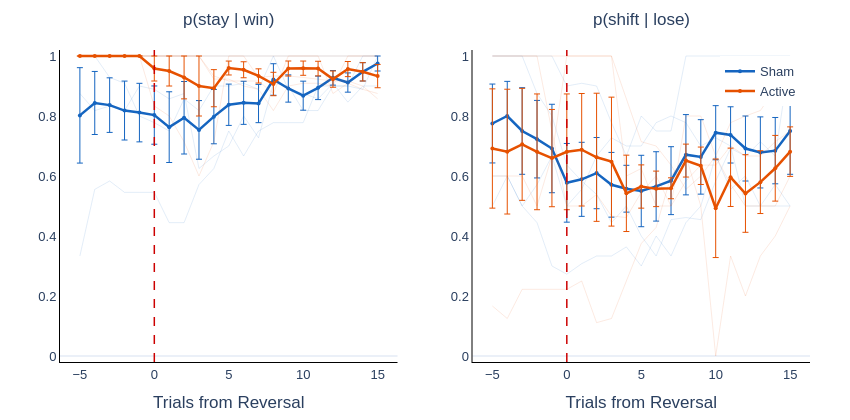

Notebook cell for this chart:
### Markdown cell above
### 6d. Reversal-Locked WSLS

Win-stay and lose-shift rates computed in sliding windows around contingency reversals. Shows whether strategy adaptation precedes, coincides with, or lags reversal detection.

### Code cell
# =============================================================================
# 6d. Reversal-Locked WSLS (sliding window)
# =============================================================================

import plotly.graph_objects as go
from plotly.subplots import make_subplots

window_half = 2  # half-width of sliding window (total window = 2*half + 1 = 5 trials)

rev_wsls_data = data[
    data['in_rev_window'] &
    data['valid_wsls'] &
    data['trial_from_rev'].notna()
].copy()

# ---- Compute WSLS in sliding windows around reversals ----
positions = np.arange(-5, 16)
records = []

for (sub_id, cond), group in rev_wsls_data.groupby(['subject_id', 'condition']):
    for center in positions:
        window = group[
            (group['trial_from_rev'] >= center - window_half) &
            (group['trial_from_rev'] <= center + window_half)
        ]
        win_trials = window[window['prev_reward'] == True]
        lose_trials = window[window['prev_reward'] == False]

        records.append({
            'subject_id': sub_id,
            'condition': cond,
            'trial_from_rev': center,
            'p_stay_win': win_trials['stay'].mean() if len(win_trials) >= 2 else np.nan,
            'p_shift_lose': lose_trials['shift'].mean() if len(lose_trials) >= 2 else np.nan,
            'n_win': len(win_trials),
            'n_lose': len(lose_trials),
        })

rev_wsls = pd.DataFrame(records)

# ---- Plot: active vs sham, side-by-side panels ----
plot_conditions = ['sham', 'active']
colors = {'sham': '#1565C0', 'active': '#E65100'}

fig = make_subplots(rows=1, cols=2,
                    subplot_titles=[r'p(stay | win)', r'p(shift | lose)'])

for col, param in enumerate(['p_stay_win', 'p_shift_lose'], start=1):
    for cond in plot_conditions:
        cond_data = rev_wsls[rev_wsls['condition'] == cond]

        # Individual subject lines (faint)
        for sub_id in cond_data['subject_id'].unique():
            sub = cond_data[cond_data['subject_id'] == sub_id].sort_values('trial_from_rev')
            fig.add_trace(go.Scatter(
                x=sub['trial_from_rev'], y=sub[param],
                mode='lines', line=dict(color=colors[cond], width=0.8),
                opacity=0.15, showlegend=False,
                text=f'sub-{sub_id} ({cond})', hoverinfo='text+y',
            ), row=1, col=col)

        # Group mean
        group_mean = (cond_data.groupby('trial_from_rev')[param]
                      .agg(['mean', 'sem']).reset_index())
        show_legend = (col == 1)  # legend only on first panel
        fig.add_trace(go.Scatter(
            x=group_mean['trial_from_rev'], y=group_mean['mean'],
            mode='lines+markers',
            line=dict(color=colors[cond], width=2.5),
            marker=dict(size=4, color=colors[cond]),
            name=cond.capitalize(), showlegend=show_legend,
            error_y=dict(type='data', array=group_mean['sem'], visible=True,
                         color=colors[cond], thickness=1, width=3),
            hovertemplate='Trial %{x}: %{y:.3f}<extra>' + cond.capitalize() + '</extra>',
        ), row=1, col=col)

    # Reversal line
    fig.add_vline(x=0, line=dict(color='#CC0000', width=1.5, dash='dash'),
                  row=1, col=col)

    fig.update_yaxes(range=[-0.02, 1.02], row=1, col=col)

# ---- Layout ----
fig.update_layout(
    height=420, width=850,
    template='plotly_white',
    margin=dict(l=60, r=40, t=50, b=50),
    font=dict(family='Arial', size=14),
    legend=dict(x=0.88, y=0.98, font=dict(size=13)),
)

# Subplot title styling
for ann in fig.layout.annotations:
    if ann.text in [r'p(stay | win)', r'p(shift | lose)']:
        ann.update(font_size=17, y=1.06)

# Axis styling
fig.update_xaxes(showgrid=False, zeroline=False,
                 showline=True, linewidth=1, linecolor='black',
                 tickfont=dict(size=13), title_text='Trials from Reversal')
fig.update_yaxes(showgrid=False,
                 showline=True, linewidth=1, linecolor='black',
                 tickfont=dict(size=13))

fig.show(config=dict(toImageButtonOptions=dict(filename='reversal_locked_wsls')))

### Figure 1 — Plotly figure (JSON) as saved in the notebook; plotly's stock layout.template omitted (floating-point values rounded to 4 significant figures)
{"data": [{"hoverinfo": "text+y", "line": {"color": "#1565C0", "width": 0.8}, "mode": "lines", "opacity": 0.15, "showlegend": false, "text": "sub-10656 (sham)", "type": "scatter", "x": [-5, -4, -3, -2, -1, 0, 1, 2, 3, 4, 5, 6, 7, 8, 9, 10, 11, 12, 13, 14, 15], "xaxis": "x", "y": [1, 1, 1, 1, 1, 1, 1, 1, 1, 1, 1, 1, 1, 1, 1, 1, 1, 1, 1, 1, 1], "yaxis": "y"}, {"hoverinfo": "text+y", "line": {"color": "#1565C0", "width": 0.8}, "mode": "lines", "opacity": 0.15, "showlegend": false, "text": "sub-10886 (sham)", "type": "scatter", "x": [-5, -4, -3, -2, -1, 0, 1, 2, 3, 4, 5, 6, 7, 8, 9, 10, 11, 12, 13, 14, 15], "xaxis": "x", "y": [0.875, 0.8182, 0.8333, 0.8182, 0.9, 0.8889, 0.8571, 0.875, 0.625, 0.6667, 0.7, 0.8, 0.7273, 0.9091, 0.9, 0.8182, 0.8182, 0.9, 0.9, 0.8889, 1], "yaxis": "y"}, {"hoverinfo": "text+y", "line": {"color": "#1565C0", "width": 0.8}, "mode": "lines", "opacity": 0.15, "showlegend": false, "text": "sub-10998 (sham)", "type": "scatter", "x": [-5, -4, -3, -2, -1, 0, 1, 2, 3, 4, 5, 6, 7, 8, 9, 10, 11, 12, 13, 14, 15], "xaxis": "x", "y": [0.3333, 0.5556, 0.5833, 0.5455, 0.5455, 0.5455, 0.4444, 0.4444, 0.5714, 0.625, 0.75, 0.6667, 0.75, 0.7778, 0.7778, 0.7778, 0.9, 0.9, 0.9, 1, 1], "yaxis": "y"}, {"hoverinfo": "text+y", "line": {"color": "#1565C0", "width": 0.8}, "mode": "lines", "opacity": 0.15, "showlegend": false, "text": "sub-11773 (sham)", "type": "scatter", "x": [-5, -4, -3, -2, -1, 0, 1, 2, 3, 4, 5, 6, 7, 8, 9, 10, 11, 12, 13, 14, 15], "xaxis": "x", "y": [1, 1, 0.9286, 0.9091, 0.8, 0.7778, 0.75, 0.8571, 0.8182, 0.9, 0.9, 0.9091, 0.8889, 1, 0.8889, 0.875, 0.8571, 0.9091, 0.8462, 0.9, 0.9], "yaxis": "y"}, {"error_y": {"array": [0.159, 0.1051, 0.09097, 0.09819, 0.09759, 0.0971, 0.1179, 0.1208, 0.09773, 0.09055, 0.06884, 0.07185, 0.06376, 0.05255, 0.04545, 0.04839, 0.03914, 0.02434, 0.0321, 0.03056, 0.025], "color": "#1565C0", "thickness": 1, "type": "data", "visible": true, "width": 3}, "hovertemplate": "Trial %{x}: %{y:.3f}<extra>Sham</extra>", "line": {"color": "#1565C0", "width": 2.5}, "marker": {"color": "#1565C0", "size": 4}, "mode": "lines+markers", "name": "Sham", "showlegend": true, "type": "scatter", "x": [-5, -4, -3, -2, -1, 0, 1, 2, 3, 4, 5, 6, 7, 8, 9, 10, 11, 12, 13, 14, 15], "xaxis": "x", "y": [0.8021, 0.8434, 0.8363, 0.8182, 0.8114, 0.803, 0.7629, 0.7941, 0.7537, 0.7979, 0.8375, 0.8439, 0.8415, 0.9217, 0.8917, 0.8677, 0.8938, 0.9273, 0.9115, 0.9472, 0.975], "yaxis": "y"}, {"hoverinfo": "text+y", "line": {"color": "#E65100", "width": 0.8}, "mode": "lines", "opacity": 0.15, "showlegend": false, "text": "sub-10656 (active)", "type": "scatter", "x": [-5, -4, -3, -2, -1, 0, 1, 2, 3, 4, 5, 6, 7, 8, 9, 10, 11, 12, 13, 14, 15], "xaxis": "x", "y": [1, 1, 1, 1, 1, 1, 1, 1, 1, 0.9231, 0.9231, 0.9, 0.8889, 0.8182, 0.9, 0.9091, 0.9091, 0.9, 1, 1, 1], "yaxis": "y"}, {"hoverinfo": "text+y", "line": {"color": "#E65100", "width": 0.8}, "mode": "lines", "opacity": 0.15, "showlegend": false, "text": "sub-10886 (active)", "type": "scatter", "x": [-5, -4, -3, -2, -1, 0, 1, 2, 3, 4, 5, 6, 7, 8, 9, 10, 11, 12, 13, 14, 15], "xaxis": "x", "y": [1, 1, 1, 1, 1, 1, 1, 1, 1, 0.9333, 0.9167, 0.9167, 0.9167, 0.875, 1, 1, 1, 0.875, 0.9091, 0.8889, 0.875], "yaxis": "y"}, {"hoverinfo": "text+y", "line": {"color": "#E65100", "width": 0.8}, "mode": "lines", "opacity": 0.15, "showlegend": false, "text": "sub-10998 (active)", "type": "scatter", "x": [-5, -4, -3, -2, -1, 0, 1, 2, 3, 4, 5, 6, 7, 8, 9, 10, 11, 12, 13, 14, 15], "xaxis": "x", "y": [1, 1, 1, 1, 1, 0.8333, 0.8, 0.7143, 0.6, 0.7143, 1, 1, 0.9286, 0.9333, 0.9333, 0.9286, 0.9231, 0.9167, 0.9167, 0.9, 0.8571], "yaxis": "y"}, {"hoverinfo": "text+y", "line": {"color": "#E65100", "width": 0.8}, "mode": "lines", "opacity": 0.15, "showlegend": false, "text": "sub-11773 (active)", "type": "scatter", "x": [-5, -4, -3, -2, -1, 0, 1, 2, 3, 4, 5, 6, 7, 8, 9, 10, 11, 12, 13, 14, 15], "xaxis": "x", "y": [1, 1, 1, 1, 1, 1, 1, 1, 1, 1, 1, 1, 1, 1, 1, 1, 1, 1, 1, 1, 1], "yaxis": "y"}, {"error_y": {"array": [0, 0, 0, 0, 0, 0.04167, 0.05, 0.07143, 0.1, 0.06186, 0.02317, 0.02668, 0.02366, 0.039, 0.025, 0.02377, 0.02439, 0.02708, 0.0252, 0.03056, 0.03883], "color": "#E65100", "thickness": 1, "type": "data", "visible": true, "width": 3}, "hovertemplate": "Trial %{x}: %{y:.3f}<extra>Active</extra>", "line": {"color": "#E65100", "width": 2.5}, "marker": {"color": "#E65100", "size": 4}, "mode": "lines+markers", "name": "Active", "showlegend": true, "type": "scatter", "x": [-5, -4, -3, -2, -1, 0, 1, 2, 3, 4, 5, 6, 7, 8, 9, 10, 11, 12, 13, 14, 15], "xaxis": "x", "y": [1, 1, 1, 1, 1, 0.9583, 0.95, 0.9286, 0.9, 0.8927, 0.9599, 0.9542, 0.9335, 0.9066, 0.9583, 0.9594, 0.958, 0.9229, 0.9564, 0.9472, 0.933], "yaxis": "y"}, {"hoverinfo": "text+y", "line": {"color": "#1565C0", "width": 0.8}, "mode": "lines", "opacity": 0.15, "showlegend": false, "text": "sub-10656 (sham)", "type": "scatter", "x": [-5, -4, -3, -2, -1, 0, 1, 2, 3, 4, 5, 6, 7, 8, 9, 10, 11, 12, 13, 14, 15], "xaxis": "x2", "y": [1, 1, 1, 1, 1, 0.9, 0.9091, 0.9, 0.7778, 0.6667, 0.8, 0.75, 0.75, 1, 1, 1, 1, 1, 1, 1, 1], "yaxis": "y2"}, {"hoverinfo": "text+y", "line": {"color": "#1565C0", "width": 0.8}, "mode": "lines", "opacity": 0.15, "showlegend": false, "text": "sub-10886 (sham)", "type": "scatter", "x": [-5, -4, -3, -2, -1, 0, 1, 2, 3, 4, 5, 6, 7, 8, 9, 10, 11, 12, 13, 14, 15], "xaxis": "x2", "y": [0.5, 0.6, 0.5, 0.4444, 0.3, 0.2727, 0.3077, 0.3333, 0.3333, 0.3636, 0.3, 0.4, 0.3333, 0.4444, 0.5, 0.6667, 0.5556, 0.6, 0.5, 0.5714, 0.5], "yaxis": "y2"}, {"hoverinfo": "text+y", "line": {"color": "#1565C0", "width": 0.8}, "mode": "lines", "opacity": 0.15, "showlegend": false, "text": "sub-10998 (sham)", "type": "scatter", "x": [-5, -4, -3, -2, -1, 0, 1, 2, 3, 4, 5, 6, 7, 8, 9, 10, 11, 12, 13, 14, 15], "xaxis": "x2", "y": [0.6, 0.6, 0.5, 0.5714, 0.6667, 0.5, 0.5556, 0.6667, 0.7273, 0.7, 0.7, 0.7778, 0.8, 0.7778, 0.7, 0.7273, 0.7, 0.5, 0.5, 0.5, 0.5], "yaxis": "y2"}, {"hoverinfo": "text+y", "line": {"color": "#1565C0", "width": 0.8}, "mode": "lines", "opacity": 0.15, "showlegend": false, "text": "sub-11773 (sham)", "type": "scatter", "x": [-5, -4, -3, -2, -1, 0, 1, 2, 3, 4, 5, 6, 7, 8, 9, 10, 11, 12, 13, 14, 15], "xaxis": "x2", "y": [1, 1, 1, 0.875, 0.8, 0.6364, 0.5833, 0.5385, 0.4444, 0.5, 0.4, 0.3333, 0.4545, 0.4615, 0.4545, 0.5833, 0.6923, 0.6667, 0.7143, 0.6667, 1], "yaxis": "y2"}, {"error_y": {"array": [0.1315, 0.1155, 0.1443, 0.1292, 0.1474, 0.1311, 0.1234, 0.1187, 0.1079, 0.07806, 0.119, 0.1156, 0.1132, 0.1338, 0.1242, 0.09019, 0.09374, 0.1083, 0.1185, 0.1106, 0.1443], "color": "#1565C0", "thickness": 1, "type": "data", "visible": true, "width": 3}, "hovertemplate": "Trial %{x}: %{y:.3f}<extra>Sham</extra>", "line": {"color": "#1565C0", "width": 2.5}, "marker": {"color": "#1565C0", "size": 4}, "mode": "lines+markers", "name": "Sham", "showlegend": false, "type": "scatter", "x": [-5, -4, -3, -2, -1, 0, 1, 2, 3, 4, 5, 6, 7, 8, 9, 10, 11, 12, 13, 14, 15], "xaxis": "x2", "y": [0.775, 0.8, 0.75, 0.7227, 0.6917, 0.5773, 0.5889, 0.6096, 0.5707, 0.5576, 0.55, 0.5653, 0.5845, 0.6709, 0.6636, 0.7443, 0.737, 0.6917, 0.6786, 0.6845, 0.75], "yaxis": "y2"}, {"hoverinfo": "text+y", "line": {"color": "#E65100", "width": 0.8}, "mode": "lines", "opacity": 0.15, "showlegend": false, "text": "sub-10656 (active)", "type": "scatter", "x": [-5, -4, -3, -2, -1, 0, 1, 2, 3, 4, 5, 6, 7, 8, 9, 10, 11, 12, 13, 14, 15], "xaxis": "x2", "y": [1, 1, 1, 1, 1, 1, 1, 1, 1, 0.8571, 0.7143, 0.7, 0.6364, 0.5556, 0.6, 0.6667, 0.7778, 0.8, 0.8182, 0.8889, 0.875], "yaxis": "y2"}, {"hoverinfo": "text+y", "line": {"color": "#E65100", "width": 0.8}, "mode": "lines", "opacity": 0.15, "showlegend": false, "text": "sub-10886 (active)", "type": "scatter", "x": [-5, -4, -3, -2, -1, 0, 1, 2, 3, 4, 5, 6, 7, 8, 9, 10, 11, 12, 13, 14, 15], "xaxis": "x2", "y": [0.6, 0.6, 0.6, 0.5, 0.6667, 1, 1, 1, 1, 0.6, 0.625, 0.5, 0.5, 0.5833, 0.6364, 0.6364, 0.7, 0.6667, 0.6667, 0.7143, 0.75], "yaxis": "y2"}, {"hoverinfo": "text+y", "line": {"color": "#E65100", "width": 0.8}, "mode": "lines", "opacity": 0.15, "showlegend": false, "text": "sub-10998 (active)", "type": "scatter", "x": [-5, -4, -3, -2, -1, 0, 1, 2, 3, 4, 5, 6, 7, 8, 9, 10, 11, 12, 13, 14, 15], "xaxis": "x2", "y": [1, 1, 1, 1, 0.75, 0.5, 0.5, 0.5385, 0.4667, 0.4615, 0.5455, 0.6, 0.5, 0.8, 0.8, 0.6667, 0.5714, 0.5, 0.5, 0.5, 0.6], "yaxis": "y2"}, {"hoverinfo": "text+y", "line": {"color": "#E65100", "width": 0.8}, "mode": "lines", "opacity": 0.15, "showlegend": false, "text": "sub-11773 (active)", "type": "scatter", "x": [-5, -4, -3, -2, -1, 0, 1, 2, 3, 4, 5, 6, 7, 8, 9, 10, 11, 12, 13, 14, 15], "xaxis": "x2", "y": [0.1667, 0.125, 0.2222, 0.2222, 0.2222, 0.2222, 0.25, 0.1111, 0.125, 0.25, 0.375, 0.4286, 0.6, 0.6667, 0.5, 0, 0.3333, 0.2, 0.3333, 0.4, 0.5], "yaxis": "y2"}, {"error_y": {"array": [0.1988, 0.208, 0.1867, 0.193, 0.1621, 0.193, 0.1875, 0.2135, 0.2149, 0.1273, 0.07209, 0.05919, 0.03491, 0.05487, 0.06237, 0.1643, 0.09724, 0.1294, 0.1047, 0.1095, 0.08252], "color": "#E65100", "thickness": 1, "type": "data", "visible": true, "width": 3}, "hovertemplate": "Trial %{x}: %{y:.3f}<extra>Active</extra>", "line": {"color": "#E65100", "width": 2.5}, "marker": {"color": "#E65100", "size": 4}, "mode": "lines+markers", "name": "Active", "showlegend": false, "type": "scatter", "x": [-5, -4, -3, -2, -1, 0, 1, 2, 3, 4, 5, 6, 7, 8, 9, 10, 11, 12, 13, 14, 15], "xaxis": "x2", "y": [0.6917, 0.6813, 0.7056, 0.6806, 0.6597, 0.6806, 0.6875, 0.6624, 0.6479, 0.5422, 0.5649, 0.5571, 0.5591, 0.6514, 0.6341, 0.4924, 0.5956, 0.5417, 0.5795, 0.6258, 0.6813], "yaxis": "y2"}], "layout": {"annotations": [{"font": {"size": 17}, "showarrow": false, "text": "p(stay | win)", "x": 0.225, "xanchor": "center", "xref": "paper", "y": 1.06, "yanchor": "bottom", "yref": "paper"}, {"font": {"size": 17}, "showarrow": false, "text": "p(shift | lose)", "x": 0.775, "xanchor": "center", "xref": "paper", "y": 1.06, "yanchor": "bottom", "yref": "paper"}], "font": {"family": "Arial", "size": 14}, "height": 420, "legend": {"font": {"size": 13}, "x": 0.88, "y": 0.98}, "margin": {"b": 50, "l": 60, "r": 40, "t": 50}, "shapes": [{"line": {"color": "#CC0000", "dash": "dash", "width": 1.5}, "type": "line", "x0": 0, "x1": 0, "xref": "x", "y0": 0, "y1": 1, "yref": "y domain"}, {"line": {"color": "#CC0000", "dash": "dash", "width": 1.5}, "type": "line", "x0": 0, "x1": 0, "xref": "x2", "y0": 0, "y1": 1, "yref": "y2 domain"}], "width": 850, "xaxis": {"anchor": "y", "autorange": true, "domain": [0, 0.45], "linecolor": "black", "linewidth": 1, "range": [-6.335, 16.34], "showgrid": false, "showline": true, "tickfont": {"size": 13}, "title": {"text": "Trials from Reversal"}, "type": "linear", "zeroline": false}, "xaxis2": {"anchor": "y2", "autorange": true, "domain": [0.55, 1], "linecolor": "black", "linewidth": 1, "range": [-6.335, 16.34], "showgrid": false, "showline": true, "tickfont": {"size": 13}, "title": {"text": "Trials from Reversal"}, "type": "linear", "zeroline": false}, "yaxis": {"anchor": "x", "domain": [0, 1], "linecolor": "black", "linewidth": 1, "range": [-0.02, 1.02], "showgrid": false, "showline": true, "tickfont": {"size": 13}, "type": "linear"}, "yaxis2": {"anchor": "x2", "domain": [0, 1], "linecolor": "black", "linewidth": 1, "range": [-0.02, 1.02], "showgrid": false, "showline": true, "tickfont": {"size": 13}, "type": "linear"}}}
